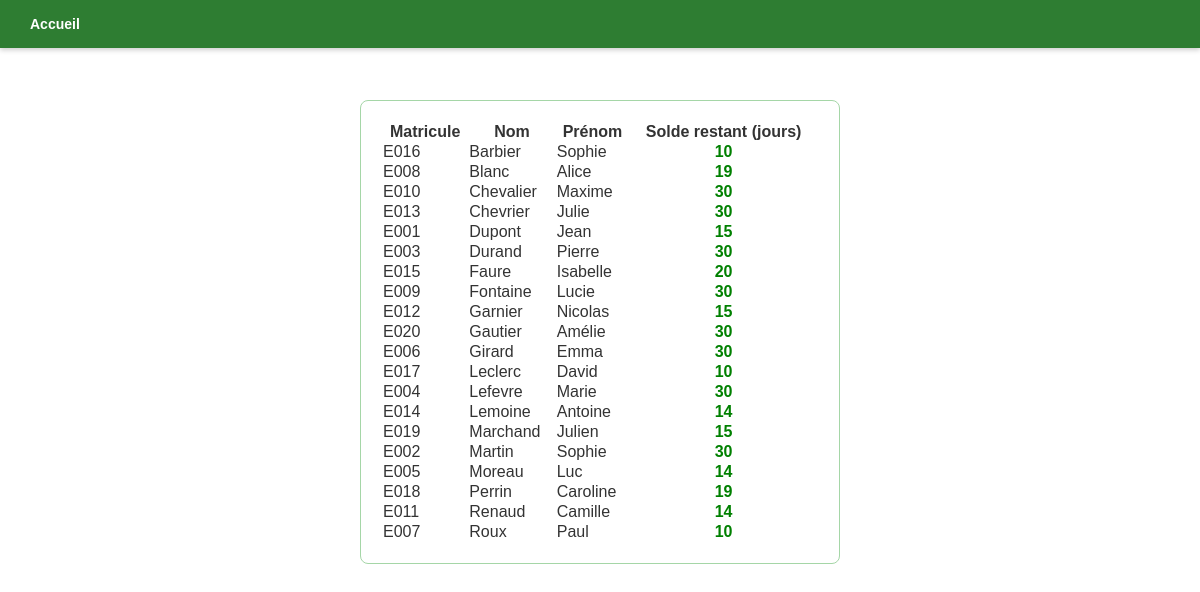
The page /solde_disponible_conge.php on the database its author committed.
### tables this page shows
create table EMPLOYE(
    matricule_emp char(5) not null,
    nom_emp varchar(50) not null,
    prenom_emp varchar(50)not null,
    date_naiss date not null,
    date_embauche date not null,
    email varchar(100) not null unique check (email like '%@%.%'),
    telephone varchar(20) not null unique,
    code_dept char(5) not null,
    code_poste char(5) not null,
    
    constraint pk_employe primary key (matricule_emp),
    constraint fk_employe_poste_code_poste foreign key (code_poste) references POSTE(code_poste)
);

### solde_disponible_conge.php (the view, shortened to what this page needs)
<?php
require_once "config/database.php";
function getSoldesCongesAnnuels(int $annee): array
{
    global $pdo;
    $stmt = $pdo->prepare("
        SELECT
            e.matricule_emp,
            e.nom_emp,
            e.prenom_emp,
            30 - COALESCE(SUM(
                CASE
                    WHEN c.type_conge            = 'annuel'
                     AND c.statut_conge          = 'approuve'
                     AND YEAR(c.date_debut_conge) = :annee
                    THEN DATEDIFF(c.date_fin_conge, c.date_debut_conge) + 1
                    ELSE 0
                END
            ), 0) AS solde_restant
        FROM Employe e
        LEFT JOIN Conge c ON c.matricule_emp = e.matricule_emp
        GROUP BY e.matricule_emp, e.nom_emp, e.prenom_emp
        ORDER BY e.nom_emp, e.prenom_emp
    ");
    $stmt->execute([':annee' => $annee]);
    return $stmt->fetchAll(PDO::FETCH_ASSOC);
}
$soldes = getSoldesCongesAnnuels((int) date('Y'));
?>
<!DOCTYPE html>
<html lang="fr">
<head>
    <link rel="stylesheet" href="style.css">
</head>
<body>
<header>
    <nav>
        <ul>
            <li><a href="index.php">Accueil</a></li>
        </ul>
    </nav>
</header>
<div class="result-container" id="soldes-section">
    <table>
        <thead>
            <tr>
                <th>Matricule</th>
                <th>Nom</th>
                <th>Prénom</th>
                <th>Solde restant (jours)</th>
            </tr>
        </thead>
        <tbody>
            <?php foreach ($soldes as $s) : ?>
                <tr>
                    <td><?= htmlspecialchars($s['matricule_emp']) ?></td>
                    <td><?= htmlspecialchars($s['nom_emp']) ?></td>
                    <td><?= htmlspecialchars($s['prenom_emp']) ?></td>
                    <td style="text-align:center; font-weight:bold;
                               color:<?= $s['solde_restant'] < 5 ? 'red' : 'green' ?>;">
                        <?= $s['solde_restant'] ?>
                    </td>
                </tr>
            <?php endforeach; ?>
        </tbody>
    </table>
</div>
</body>
</html>

### style.css (style rules this page uses)
* { margin: 0; padding: 0; box-sizing: border-box; }
body { font-family: Arial, sans-serif; background-color: #ffffff; color: #333; padding-top: 70px; }
header { position: fixed; top: 0; left: 0; width: 100%; background-color: #2e7d32; padding: 15px 30px; z-index: 1000; box-shadow: 0 2px 5px rgba(0, 0, 0, 0.2); }
nav ul { list-style: none; display: flex; gap: 30px; }
nav ul li a { color: #ffffff; text-decoration: none; font-size: 14px; font-weight: bold; transition: color 0.2s; }

### rows shown on the page
employe: matricule_emp "E016", nom_emp "Barbier", prenom_emp "Sophie", solde_restant "10"
employe: matricule_emp "E008", nom_emp "Blanc", prenom_emp "Alice", solde_restant "19"
employe: matricule_emp "E010", nom_emp "Chevalier", prenom_emp "Maxime", solde_restant "30"
employe: matricule_emp "E013", nom_emp "Chevrier", prenom_emp "Julie", solde_restant "30"
employe: matricule_emp "E001", nom_emp "Dupont", prenom_emp "Jean", solde_restant "15"
employe: matricule_emp "E003", nom_emp "Durand", prenom_emp "Pierre", solde_restant "30"
employe: matricule_emp "E015", nom_emp "Faure", prenom_emp "Isabelle", solde_restant "20"
employe: matricule_emp "E009", nom_emp "Fontaine", prenom_emp "Lucie", solde_restant "30"
employe: matricule_emp "E012", nom_emp "Garnier", prenom_emp "Nicolas", solde_restant "15"
employe: matricule_emp "E020", nom_emp "Gautier", prenom_emp "Amélie", solde_restant "30"
employe: matricule_emp "E006", nom_emp "Girard", prenom_emp "Emma", solde_restant "30"
employe: matricule_emp "E017", nom_emp "Leclerc", prenom_emp "David", solde_restant "10"
employe: matricule_emp "E004", nom_emp "Lefevre", prenom_emp "Marie", solde_restant "30"
employe: matricule_emp "E014", nom_emp "Lemoine", prenom_emp "Antoine", solde_restant "14"
employe: matricule_emp "E019", nom_emp "Marchand", prenom_emp "Julien", solde_restant "15"
employe: matricule_emp "E002", nom_emp "Martin", prenom_emp "Sophie", solde_restant "30"
employe: matricule_emp "E005", nom_emp "Moreau", prenom_emp "Luc", solde_restant "14"
employe: matricule_emp "E018", nom_emp "Perrin", prenom_emp "Caroline", solde_restant "19"
employe: matricule_emp "E011", nom_emp "Renaud", prenom_emp "Camille", solde_restant "14"
employe: matricule_emp "E007", nom_emp "Roux", prenom_emp "Paul", solde_restant "10"
